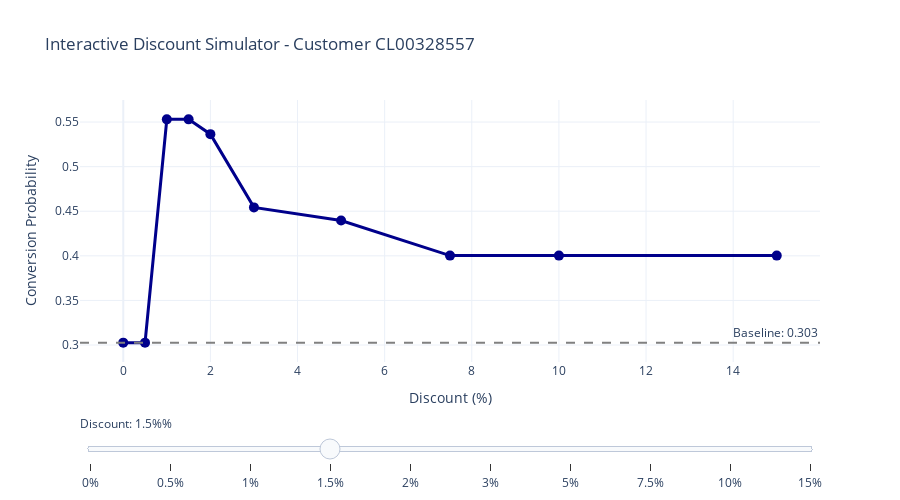

Source (notebook cell):
### Code cell
# TEST 1: LIVE SLIDER FOR DISCOUNT SIMULATION
print("\n=== TEST 1: LIVE SLIDER CONTROL ===")

import plotly.graph_objects as go
import numpy as np

# Use our most responsive customer
cust_id = 'CL00328557'  # The high-sensitivity customer
cust_quotes = df_sim[df_sim['numero_compte'] == cust_id].copy()
baseline_prob = safe_predict(cust_id, cust_quotes, model, feature_names)

# Pre-calculate probabilities for different discount levels
discount_levels = [0, 0.5, 1, 1.5, 2, 3, 5, 7.5, 10, 15]
probabilities = []

for d in discount_levels:
    modified = cust_quotes.copy()
    if 'mt_apres_remise_ht_devis' in modified.columns:
        base_price = modified['mt_apres_remise_ht_devis'].sum()
        discount_amount = base_price * (d / 100)
        if 'mt_remise_exceptionnelle_ht' in modified.columns:
            modified['mt_remise_exceptionnelle_ht'] = -discount_amount
        modified['mt_apres_remise_ht_devis'] = base_price - discount_amount
    
    prob = safe_predict(cust_id, modified, model, feature_names)
    probabilities.append(prob)

# Create figure with slider
fig = go.Figure()

# Add the main trace
fig.add_trace(go.Scatter(
    x=discount_levels,
    y=probabilities,
    mode='lines+markers',
    name='Conversion Probability',
    line=dict(color='darkblue', width=3),
    marker=dict(size=10, color='darkblue'),
    hovertemplate='Discount: %{x}%<br>Probability: %{y:.3f}<br>Δ: %{customdata:.3f}',
    customdata=[p - baseline_prob for p in probabilities]
))

# Add baseline line
fig.add_hline(y=baseline_prob, line_dash='dash', line_color='gray',
              annotation_text=f'Baseline: {baseline_prob:.3f}')

# Add slider
fig.update_layout(
    title=f'Interactive Discount Simulator - Customer {cust_id}',
    xaxis_title='Discount (%)',
    yaxis_title='Conversion Probability',
    hovermode='x unified',
    template='plotly_white',
    height=500,
    sliders=[{
        'active': 3,  # Default to 1.5%
        'currentvalue': {'prefix': 'Discount: ', 'suffix': '%'},
        'pad': {'t': 50},
        'steps': [
            {'label': f'{d}%', 'method': 'update', 
             'args': [{'visible': [True]}, 
                      {'title': f'Discount: {d}% - Probability: {probabilities[i]:.3f}'}]}
            for i, d in enumerate(discount_levels)
        ]
    }]
)

fig.show()
print("✓ Slider control: Users can slide through discount levels")
print("  LIMITATION: Pre-calculated values, not real-time computation")

### Figure 1 — Plotly figure (JSON) as saved in the notebook; plotly's stock layout.template omitted (floating-point values rounded to 4 significant figures)
{"data": [{"customdata": [0, 0, 0.2504, 0.2504, 0.2338, 0.1517, 0.1369, 0.0976, 0.0976, 0.0976], "hovertemplate": "Discount: %{x}%<br>Probability: %{y:.3f}<br>Δ: %{customdata:.3f}", "line": {"color": "darkblue", "width": 3}, "marker": {"color": "darkblue", "size": 10}, "mode": "lines+markers", "name": "Conversion Probability", "type": "scatter", "x": [0, 0.5, 1, 1.5, 2, 3, 5, 7.5, 10, 15], "y": [0.3026, 0.3026, 0.553, 0.553, 0.5365, 0.4543, 0.4396, 0.4002, 0.4002, 0.4002]}], "layout": {"annotations": [{"showarrow": false, "text": "Baseline: 0.303", "x": 1, "xanchor": "right", "xref": "x domain", "y": 0.3026, "yanchor": "bottom", "yref": "y"}], "height": 500, "hovermode": "x unified", "shapes": [{"line": {"color": "gray", "dash": "dash"}, "type": "line", "x0": 0, "x1": 1, "xref": "x domain", "y0": 0.3026, "y1": 0.3026, "yref": "y"}], "sliders": [{"active": 3, "currentvalue": {"prefix": "Discount: ", "suffix": "%"}, "pad": {"t": 50}, "steps": [{"args": [{"visible": [true]}, {"title": "Discount: 0% - Probability: 0.303"}], "label": "0%", "method": "update"}, {"args": [{"visible": [true]}, {"title": "Discount: 0.5% - Probability: 0.303"}], "label": "0.5%", "method": "update"}, {"args": [{"visible": [true]}, {"title": "Discount: 1% - Probability: 0.553"}], "label": "1%", "method": "update"}, {"args": [{"visible": [true]}, {"title": "Discount: 1.5% - Probability: 0.553"}], "label": "1.5%", "method": "update"}, {"args": [{"visible": [true]}, {"title": "Discount: 2% - Probability: 0.536"}], "label": "2%", "method": "update"}, {"args": [{"visible": [true]}, {"title": "Discount: 3% - Probability: 0.454"}], "label": "3%", "method": "update"}, {"args": [{"visible": [true]}, {"title": "Discount: 5% - Probability: 0.440"}], "label": "5%", "method": "update"}, {"args": [{"visible": [true]}, {"title": "Discount: 7.5% - Probability: 0.400"}], "label": "7.5%", "method": "update"}, {"args": [{"visible": [true]}, {"title": "Discount: 10% - Probability: 0.400"}], "label": "10%", "method": "update"}, {"args": [{"visible": [true]}, {"title": "Discount: 15% - Probability: 0.400"}], "label": "15%", "method": "update"}]}], "title": {"text": "Interactive Discount Simulator - Customer CL00328557"}, "xaxis": {"title": {"text": "Discount (%)"}}, "yaxis": {"title": {"text": "Conversion Probability"}}}}
